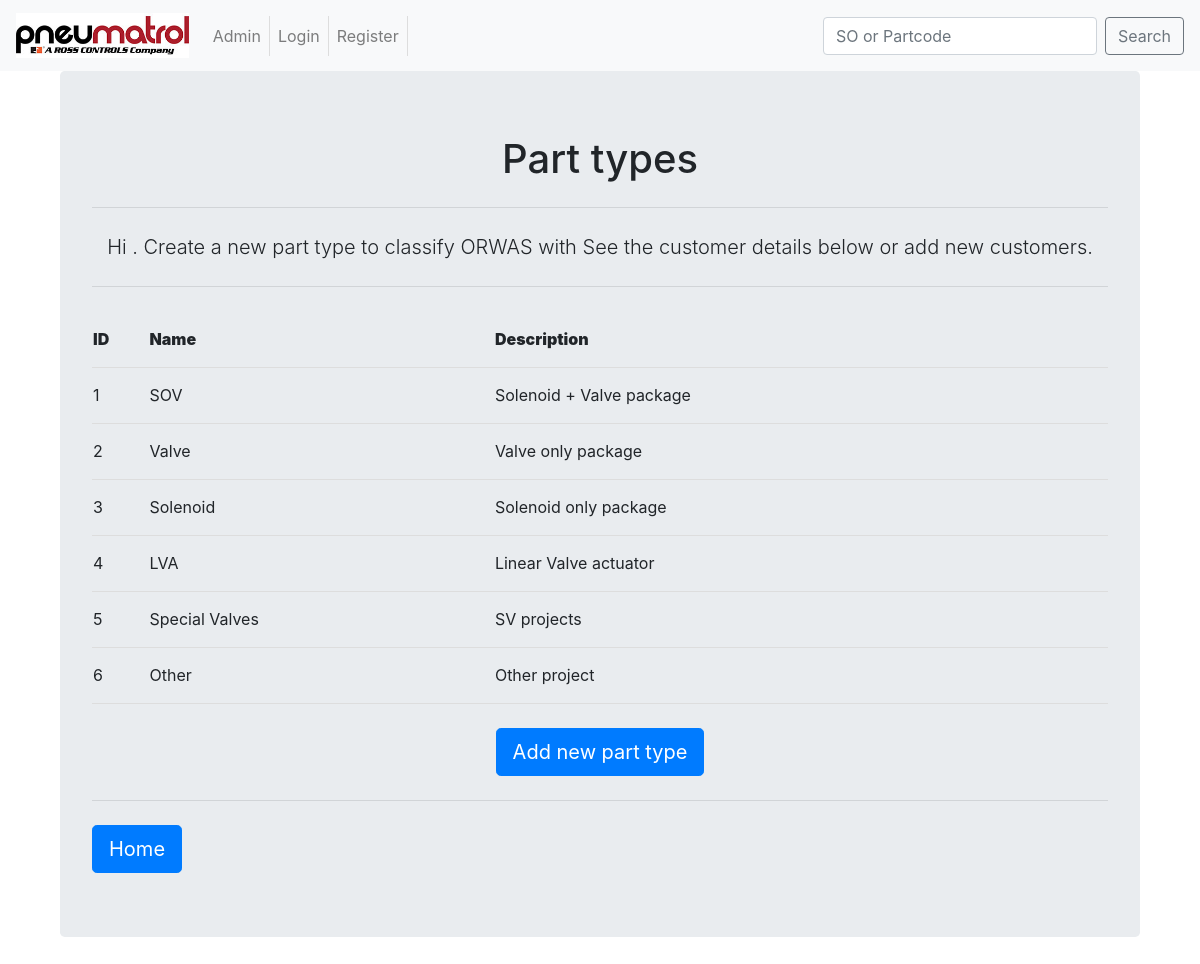
Page /ORWAapp/home/PartTypes/ on the committed database.
### ORWAapp/models.py (models this page shows, shortened)
class PartType(models.Model):
	name = models.CharField(max_length=20, unique=True)
	description = models.TextField(max_length=200, help_text="200 character max")
	class Meta:
		verbose_name_plural = "Part Types"

### ORWAapp/views.py (the view)
# urls.py: path('home/PartTypes/', views.PartTypes, name = "PartTypes"),
def PartTypes(request):
    user = request.user.username
    data = PartType.objects.all()
    context = {
        'insert_me':user,
        'Parts':data,
        }
    return render(request,'ORWAapp/home/PartTypes.html',context)

### templates/ORWAapp/home/PartTypes.html (shortened to what this page needs)
<!DOCTYPE html>
{% extends "base.html" %}
	{% block body_block %}
		<div class="container">
			<div class="jumbotron">
				<center>
					<h1>Part types</h1>
					<hr class="my-4">
					<centre><p class="lead">Hi {{ insert_me }}. Create a new part type to classify ORWAS with See the customer details below or add new customers.  </p>
					<hr class="my-4">
						<table id="PartTypes">
					    <tr>
					        <th><strong>ID</strong></th>
					        <th><strong>Name</strong></th>
					        <th><strong>Description</strong></th>
					    </tr>
					    {% for parttypes in Parts %}
					    <tr>
					    	<td>{{ parttypes.id }}</td>
					        <td>{{ parttypes.name }}</td>
					        <td>{{ parttypes.description }}</td>
					    </tr>
					    {% endfor %}
					</table>
			    	<br>
					<a class="btn btn-primary btn-lg" href="{% url 'ORWAapp:AddType' %}" role="button">Add new part type</a>
				</center>
			<hr class="my-4">
			<a class="btn btn-primary btn-lg" href="{% url 'ORWAapp:home' %}" role="button">Home</a>
			</div>
		</div>
	{% endblock %}

### static/css/mystyle.css (style rules this page uses)
table { width:100%; font-size: 16px; }
td, th { height: 56px; padding-top: 12px; padding-bottom: 12px; border-bottom: 1px solid #ddd; text-align:left; }

### rows in the picture
PartType: id "1", name "SOV", description "Solenoid + Valve package"
PartType: id "2", name "Valve", description "Valve only package"
PartType: id "3", name "Solenoid", description "Solenoid only package"
PartType: id "4", name "LVA", description "Linear Valve actuator"
PartType: id "5", name "Special Valves", description "SV projects"
PartType: id "6", name "Other", description "Other project"
